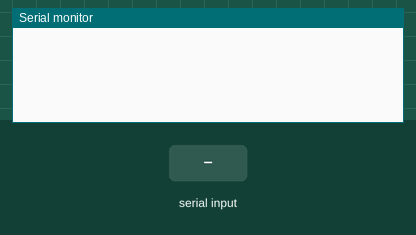
This sketch was run on a simulated Arduino Uno, built with avr-gcc and run on an emulated ATmega328P. On the bench: the last lines printed to the serial monitor. The inputs (shaded band) are chosen by the test bench.

Above: at 1.2 s.
1.3 s: "+\n" received over Serial
At 2.1 s:
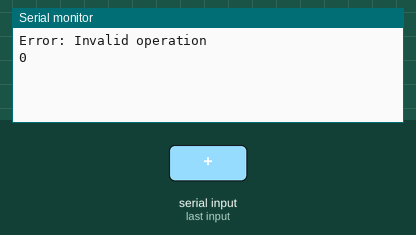
2.8 s: "90 + 45\n" received over Serial
At 3.7 s:
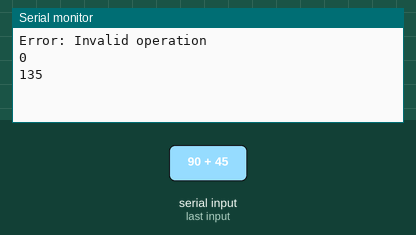

Measured:
- after the input at 1.3 s, the serial monitor: prints a new line at once (image 1)
- after the input at 2.8 s, the serial monitor: prints a new line at once (image 2)

The sketch:

Calculator.ino
```cpp
#include <Arduino.h>

// Function to parse the input string and perform the calculation
int parseAndCalculate(char* input);

void setup() {
    // Initialize serial communication at 9600 bits per second
    Serial.begin(9600);
}

void loop() {
    // Check if data is available to read from the serial port
    if (Serial.available() > 0) {
        // Read the incoming string until a newline character is received
        String inputString = Serial.readStringUntil('\n');
        // Remove any leading and trailing whitespace
        inputString.trim();
        // Convert the String object to a character array
        char inputCharArray[50];
        inputString.toCharArray(inputCharArray, 50);

        // Parse the input and calculate the result
        int result = parseAndCalculate(inputCharArray);
        // Send the result back to the PC via serial communication
        Serial.println(result);
    }
}

// This function parses the input string and performs the calculation
int parseAndCalculate(char* input) {
    int operand1 = 0, operand2 = 0; // Variables to hold the operands
    char operation; // Variable to hold the operation (+, -, *, /)

    // Parse the input string to extract the operands and the operation
    sscanf(input, "%d %c %d", &operand1, &operation, &operand2);

    // Perform the calculation based on the operation
    switch (operation) {
        case '+':
            return operand1 + operand2;
        case '-':
            return operand1 - operand2;
        case '*':
            return operand1 * operand2;
        case '/':
            if (operand2 != 0) { // Check for division by zero
                return operand1 / operand2;
            } else {
                Serial.println("Error: Division by zero"); // Print error message
                return 0;
            }
        default:
            Serial.println("Error: Invalid operation"); // Print error message
            return 0;
    }
}
```
